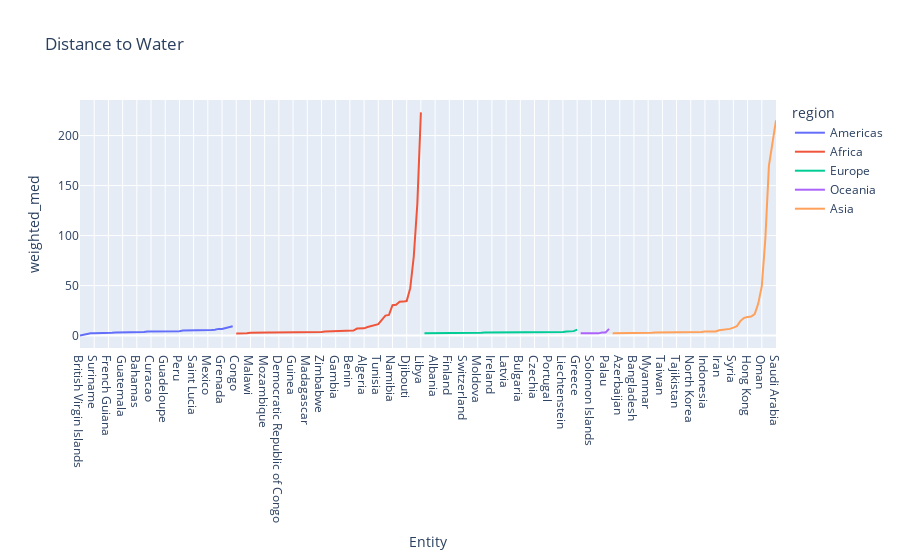

The notebook cell saved with this chart:
### Markdown cell above
Above graph is the money shot. NMeed to fix bubble sizes, maybe add labels

### Code cell
#sort the countries by distance to water, plot the results
df_countries.sort_values(by="weighted_med", inplace=True)
px.line(df_countries, x="Entity", y="weighted_med", color="region", title="Distance to Water")

### Figure 1 — Plotly figure (JSON) as saved in the notebook; plotly's stock layout.template omitted (floating-point values rounded to 4 significant figures)
{"data": [{"hovertemplate": "region=Americas<br>Entity=%{x}<br>weighted_med=%{y}<extra></extra>", "legendgroup": "Americas", "line": {"color": "#636efa", "dash": "solid"}, "marker": {"symbol": "circle"}, "mode": "lines", "name": "Americas", "orientation": "v", "showlegend": true, "type": "scatter", "x": ["British Virgin Islands", "Saint Martin (French part)", "Panama", "Puerto Rico", "Suriname", "Belize", "Guyana", "El Salvador", "French Guiana", "Canada", "Honduras", "Haiti", "Guatemala", "Dominican Republic", "Costa Rica", "Turks and Caicos Islands", "Bahamas", "Colombia", "Chile", "Jamaica", "Curacao", "Nicaragua", "Ecuador", "United States", "Guadeloupe", "Cuba", "Paraguay", "Brazil", "Peru", "Martinique", "Trinidad and Tobago", "Saint Vincent and the Grenadines", "Saint Lucia", "Montserrat", "Venezuela", "Bolivia", "Mexico", "Falkland Islands", "Argentina", "Uruguay", "Grenada", "Saint Pierre and Miquelon", "Bonaire Sint Eustatius and Saba", "Saint Kitts and Nevis"], "xaxis": "x", "y": [0, 1, 1.414, 2.236, 2.236, 2.236, 2.236, 2.828, 2.828, 2.828, 3.162, 3.162, 3.162, 3.162, 3.162, 3.606, 3.606, 3.606, 3.606, 4, 4, 4, 4, 4, 4.123, 4.123, 4.243, 4.472, 4.472, 5, 5, 5, 5, 5, 5.385, 5.385, 5.657, 5.657, 5.831, 6.708, 6.708, 7.81, 8.544, 9.434], "yaxis": "y"}, {"hovertemplate": "region=Africa<br>Entity=%{x}<br>weighted_med=%{y}<extra></extra>", "legendgroup": "Africa", "line": {"color": "#EF553B", "dash": "solid"}, "marker": {"symbol": "circle"}, "mode": "lines", "name": "Africa", "orientation": "v", "showlegend": true, "type": "scatter", "x": ["Congo", "Mauritius", "Lesotho", "Eswatini", "Malawi", "Central African Republic", "Equatorial Guinea", "Zambia", "Mozambique", "Guinea-Bissau", "Uganda", "Tanzania", "Democratic Republic of Congo", "Sierra Leone", "Burundi", "South Africa", "Guinea", "Cameroon", "Togo", "Reunion", "Madagascar", "Nigeria", "Rwanda", "Egypt", "Zimbabwe", "Angola", "Cote d'Ivoire", "Ghana", "Gambia", "Liberia", "Kenya", "Gabon", "Benin", "Sao Tome and Principe", "Morocco", "Ethiopia", "Algeria", "Mali", "South Sudan", "Burkina Faso", "Tunisia", "Senegal", "Chad", "Eritrea", "Namibia", "Mauritania", "Botswana", "Niger", "Djibouti", "Sudan", "Somalia", "Western Sahara", "Libya"], "xaxis": "x", "y": [2, 2, 2.236, 2.236, 2.828, 3, 3, 3, 3, 3, 3, 3, 3, 3, 3.162, 3.162, 3.162, 3.162, 3.606, 3.606, 3.606, 3.606, 3.606, 3.606, 3.606, 4, 4.123, 4.123, 4.123, 4.123, 4.123, 4.243, 5, 5.099, 7.071, 7.071, 7.28, 8.544, 9.487, 10.3, 11.4, 15.81, 20, 20.62, 30.41, 30.81, 33.94, 33.97, 34.54, 47.43, 79.31, 132.0, 223.2], "yaxis": "y"}, {"hovertemplate": "region=Europe<br>Entity=%{x}<br>weighted_med=%{y}<extra></extra>", "legendgroup": "Europe", "line": {"color": "#00cc96", "dash": "solid"}, "marker": {"symbol": "circle"}, "mode": "lines", "name": "Europe", "orientation": "v", "showlegend": true, "type": "scatter", "x": ["Sweden", "Netherlands", "Norway", "Albania", "Malta", "Lithuania", "Hungary", "Finland", "United Kingdom", "France", "Isle of Man", "Switzerland", "Slovakia", "Slovenia", "Austria", "Moldova", "Estonia", "Faeroe Islands", "Belarus", "Ireland", "Italy", "Poland", "Romania", "Latvia", "North Macedonia", "Denmark", "Bosnia and Herzegovina", "Bulgaria", "Belgium", "Ukraine", "Serbia", "Czechia", "Germany", "Russia", "Croatia", "Portugal", "Spain", "Montenegro", "Cyprus", "Liechtenstein", "Andorra", "Iceland", "Luxembourg", "Greece"], "xaxis": "x", "y": [2.236, 2.236, 2.236, 2.236, 2.236, 2.828, 2.828, 2.828, 2.828, 2.828, 2.828, 2.828, 2.828, 2.828, 2.828, 2.828, 2.828, 3, 3, 3, 3, 3, 3, 3, 3, 3, 3.162, 3.162, 3.162, 3.162, 3.162, 3.162, 3.162, 3.162, 3.162, 3.606, 3.606, 3.606, 3.606, 3.606, 4.123, 4.472, 4.472, 6], "yaxis": "y"}, {"hovertemplate": "region=Oceania<br>Entity=%{x}<br>weighted_med=%{y}<extra></extra>", "legendgroup": "Oceania", "line": {"color": "#ab63fa", "dash": "solid"}, "marker": {"symbol": "circle"}, "mode": "lines", "name": "Oceania", "orientation": "v", "showlegend": true, "type": "scatter", "x": ["New Zealand", "Papua New Guinea", "Fiji", "Solomon Islands", "New Caledonia", "Australia", "Vanuatu", "Palau", "Samoa"], "xaxis": "x", "y": [2.236, 2.236, 2.236, 2.236, 2.236, 2.236, 3, 3.162, 6.708], "yaxis": "y"}, {"hovertemplate": "region=Asia<br>Entity=%{x}<br>weighted_med=%{y}<extra></extra>", "legendgroup": "Asia", "line": {"color": "#FFA15A", "dash": "solid"}, "marker": {"symbol": "circle"}, "mode": "lines", "name": "Asia", "orientation": "v", "showlegend": true, "type": "scatter", "x": ["Brunei", "Philippines", "Azerbaijan", "Vietnam", "Japan", "Kyrgyzstan", "Bangladesh", "Armenia", "Georgia", "Nepal", "Myanmar", "Thailand", "Laos", "China", "Taiwan", "Pakistan", "Malaysia", "Cambodia", "Tajikistan", "Uzbekistan", "Mongolia", "Turkey", "North Korea", "India", "Sri Lanka", "Iraq", "Indonesia", "Bhutan", "Kazakhstan", "South Korea", "Iran", "Afghanistan", "Singapore", "Lebanon", "Syria", "Jordan", "Israel", "Turkmenistan", "Hong Kong", "Palestine", "Yemen", "Timor", "Oman", "Kuwait", "United Arab Emirates", "Qatar", "Saudi Arabia"], "xaxis": "x", "y": [2.236, 2.236, 2.236, 2.236, 2.236, 2.828, 2.828, 2.828, 2.828, 2.828, 2.828, 2.828, 3, 3, 3, 3, 3.162, 3.162, 3.606, 3.606, 3.606, 3.606, 3.606, 3.606, 3.606, 3.606, 4, 4, 4.123, 4.123, 5.385, 5.831, 6.325, 6.708, 8, 9.434, 14.76, 17.69, 18.68, 19.1, 21.59, 32.02, 49.37, 96.83, 169.6, 192.3, 215.2], "yaxis": "y"}], "layout": {"legend": {"title": {"text": "region"}, "tracegroupgap": 0}, "title": {"text": "Distance to Water"}, "xaxis": {"anchor": "y", "domain": [0, 1], "title": {"text": "Entity"}}, "yaxis": {"anchor": "x", "domain": [0, 1], "title": {"text": "weighted_med"}}}}
